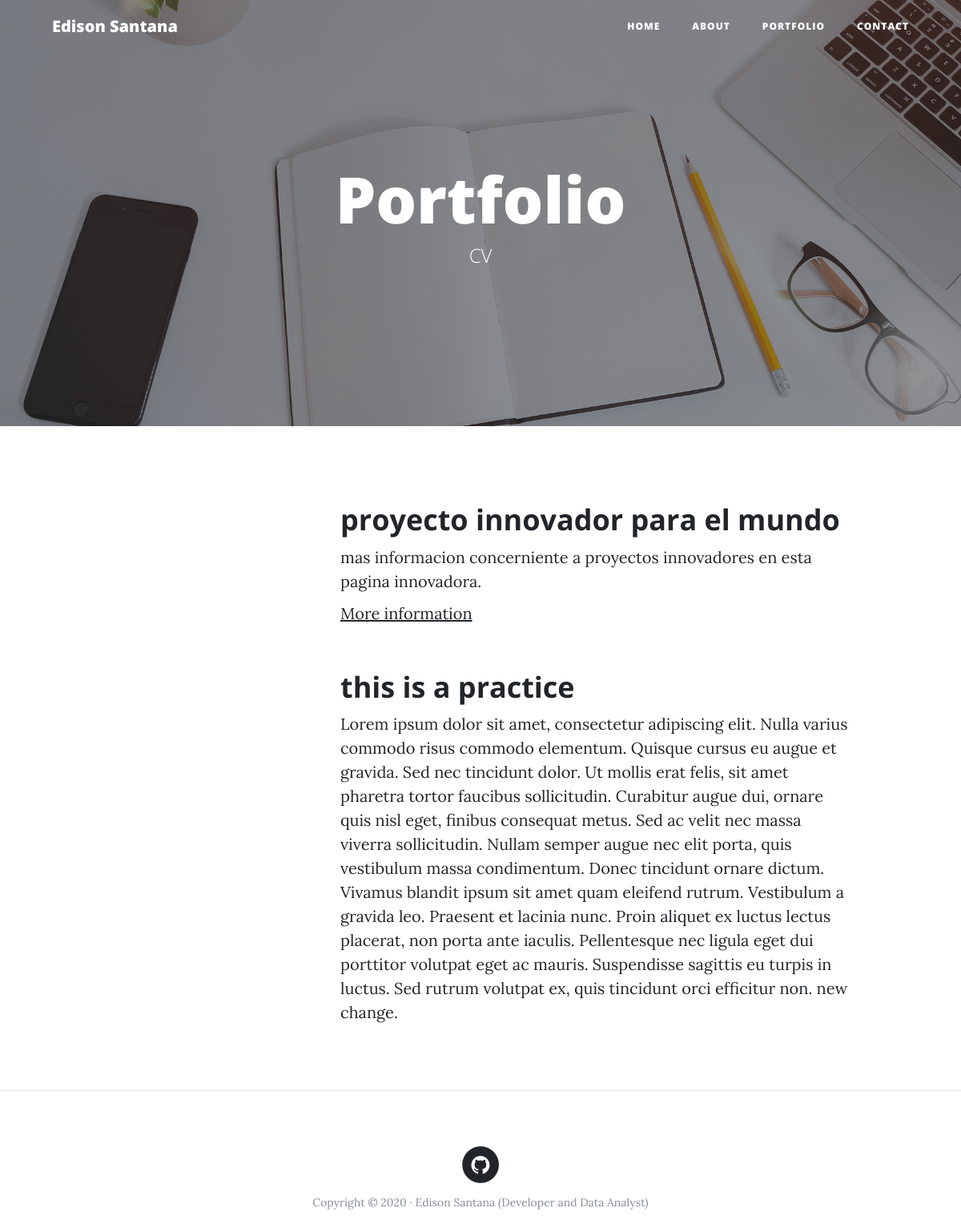
Before: /portafolio/ with the older database file.
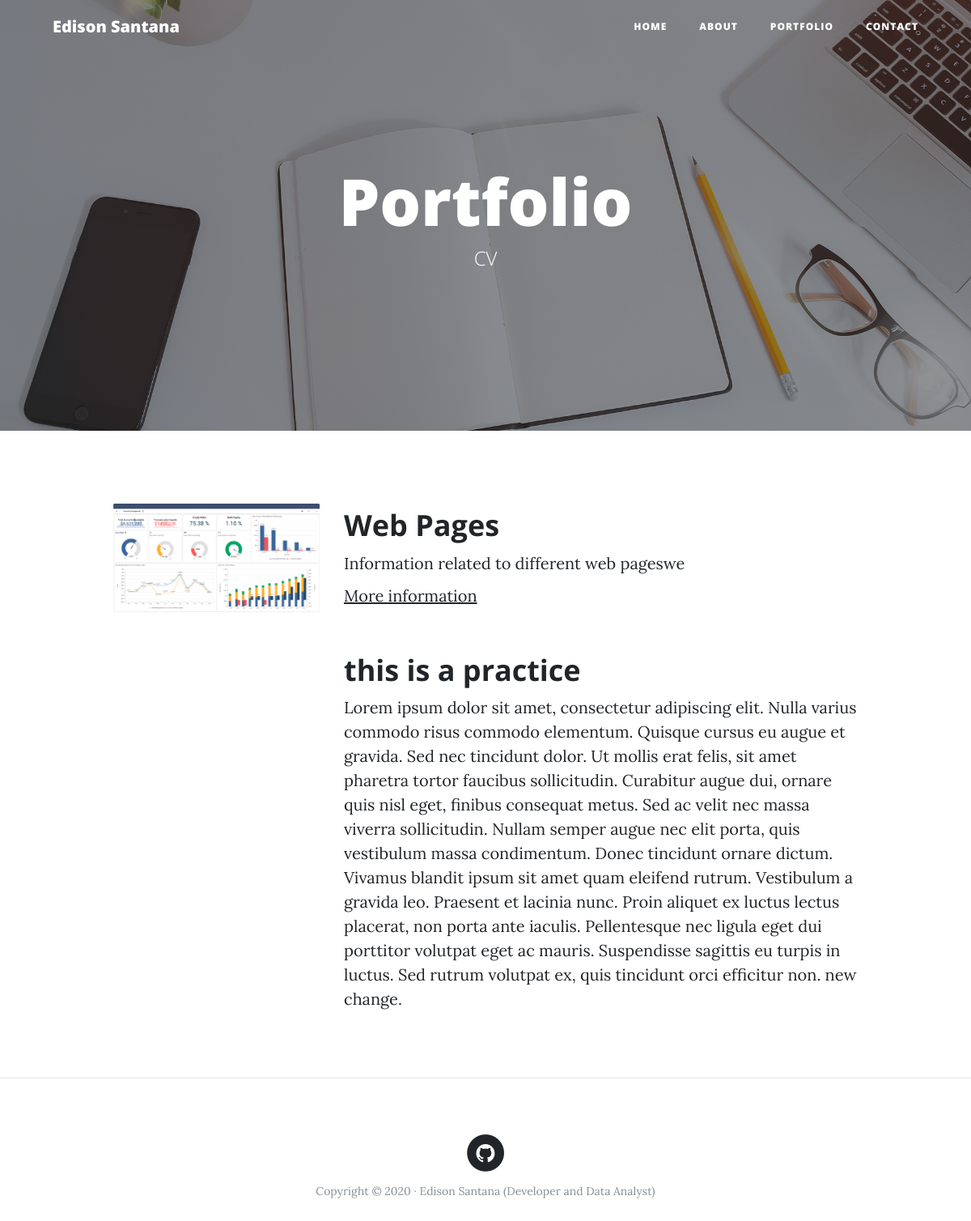
After: the same page with the newer database file.
### portfolio/models.py (models this page shows, shortened)
class portfolio(models.Model):
    title = models.CharField(max_length=100,verbose_name='Titulo')
    description = models.TextField(verbose_name='Descripcion')
    image = models.ImageField(verbose_name='Imagen',upload_to='portfolio')
    created = models.DateTimeField(auto_now_add=True,verbose_name='Fecha de creacion')
    updated = models.DateTimeField(auto_now=True,verbose_name='Fecha de modificacion')
    link = models.URLField(verbose_name="Direccion web",null=True,blank=True)
    class Meta:
        verbose_name = "projecto"
        verbose_name_plural = "projectos"
        ordering = ["-created"] #the dash signifies the order is desc

### portfolio/views.py (the view)
# urls.py: path('portafolio/', pv.portafolio,name='portfolio'),
def portafolio(request):
    prtf = portfolio.objects.all()
    context = {
        'portfolio' : prtf
    }
    return render(request,'portfolio/portafolio.html',context)

### portfolio/templates/portfolio/portafolio.html (shortened to what this page needs)
{%extends 'core/base.html'%}
{% block background %}{% load static %}{% static 'core/img/portfolio-bg.jpg' %}{% endblock %}
{% block header %}
    <h1>Portfolio</h1>
    <span class="subheading">CV</span>
{% endblock header %}
{% block content %}
{% for elem in portfolio %}
    <div class="row project">
    <div class="col-lg-3 col-md-4 offset-lg-1">
            <img class="img-fluid" src="{{elem.image.url}}" alt="">
    </div>
    <div class="col-lg-7 col-md-8">
        <h2 class="section-heading title">{{elem.title}}</h2>
        <p>{{elem.description}}</p>
        {% if elem.link %}
            <p><a href="{{elem.link}}">More information</a></p>
        {% endif %}
    </div>
    </div>
{% endfor %}
{% endblock content %}

### core/templates/core/base.html (shortened to what this page needs)
<!DOCTYPE html>
<html lang="es">
  <head>
  {% load static %}
    <link href="{% static 'core/vendor/bootstrap/css/bootstrap.min.css' %}" rel="stylesheet">
    <link href="{% static 'core/vendor/font-awesome/css/font-awesome.min.css' %}" rel="stylesheet" type="text/css">
    <link href="{% static 'core/css/clean-blog.min.css' %}" rel="stylesheet">
  </head>
  <body onload="now_y()">
    <nav class="navbar navbar-expand-lg navbar-light fixed-top" id="mainNav">
      <div class="container">
        <a class="navbar-brand" href="{% url 'home' %}">Edison Santana</a>
        <div class="collapse navbar-collapse" id="navbarResponsive">
          <ul class="navbar-nav ml-auto">
            <li class="nav-item">
              <a class="nav-link" href="{% url 'home' %}">Home</a>
            </li>
            <li class="nav-item">
              <a class="nav-link" href="{% url 'about' %}">About</a>
            </li>
            <li class="nav-item">
              <a class="nav-link" href="{% url 'portfolio' %}">Portfolio</a>
            </li>
            <li class="nav-item">
              <a class="nav-link" href="{% url 'contact' %}">Contact</a>
            </li>
          </ul>
        </div>
      </div>
    </nav>
    <header class="masthead" style="background-image: url('{% block background %}{% endblock background %}')">
      <div class="overlay"></div>
      <div class="container">
        <div class="row">
          <div class="col-lg-8 col-md-10 mx-auto">
            <div class="site-heading">
            {% block header %}{% endblock header %}
            </div>
          </div>
        </div>
      </div>
    </header>
    <div class="container">
      {% block content %}
      {% endblock content %}
    </div>
    {% if request.path != '/' %}<hr>{% endif %}
    <footer>
      <div class="container">
        <div class="row">
          <div class="col-lg-8 col-md-10 mx-auto">
            <ul class="list-inline text-center">
              <li class="list-inline-item">
                <a href="https://github.com/edison0019">
                  <span class="fa-stack fa-lg">
                    <i class="fa fa-circle fa-stack-2x"></i>
                    <i class="fa fa-github fa-stack-1x fa-inverse"></i>
                  </span>
                </a>
              </li>
            </ul>
            <p class="copyright text-muted" id="time_year"> </p>
          </div>
        </div>
      </div>
    </footer>
  </body>
</html>

Changed rows visible on the page:
changed portfolio: image: picture added; title "proyecto innovador para el mundo" → "Web Pages"; description "mas informacion concerniente a proyectos innovadores en esta pagina innovadora." → "Information related to different web pageswe"
